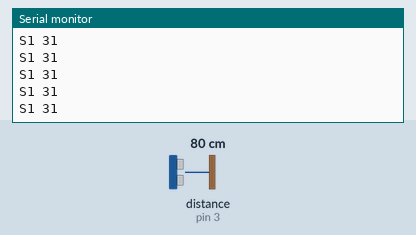
This sketch was run on a simulated Arduino Uno, built with avr-gcc and run on an emulated ATmega328P. On the bench: the last lines printed to the serial monitor. Wiring (inferred from the names in the program): range finder with pulse-width output: data pin 3. Inputs (shaded band) come from the test bench; at power-on: distance to the obstacle (sensor on pin 3) 80 cm. The echo pulse lasts 58.3 µs per cm.

Above: at 1.2 s.
1.3 s: distance to the obstacle (sensor on pin 3) set to 2 cm
At 1.43 s:
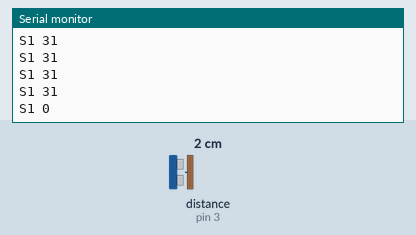
2.8 s: distance to the obstacle (sensor on pin 3) set to 4 cm
At 2.8 s:
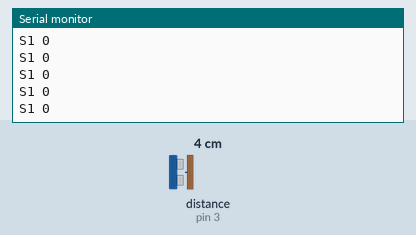
Timing chart, 0 to 5.8 s (numbered marks = the images above; inputs shaded):
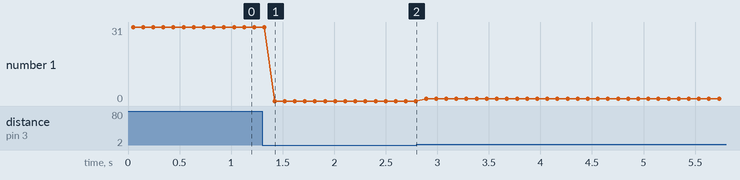

The sketch:

sensor.ino
```cpp
const int pwPin1 = 3;
long pulse1, sensor1;

void setup () {
  Serial.begin(9600);
  pinMode(pwPin1, INPUT);
}

void read_sensor(){
  pulse1 = pulseIn(pwPin1, HIGH);
  sensor1 = pulse1/147;
}

void printall(){
  Serial.print("S1");
  Serial.print(" ");
  Serial.print(sensor1);
  Serial.println(" ");
}

void loop () {
  read_sensor();
  printall();
  delay(50); // This delay time changes by 50 for every sensor in the chain.  For 5 sensors this will be 250
}
```

Measured:
- after the input at 1.3 s, the serial monitor: prints a new line after 0.12 s (image 1)
- plotted number 1: 31 → 0 after the input at 1.3 s
